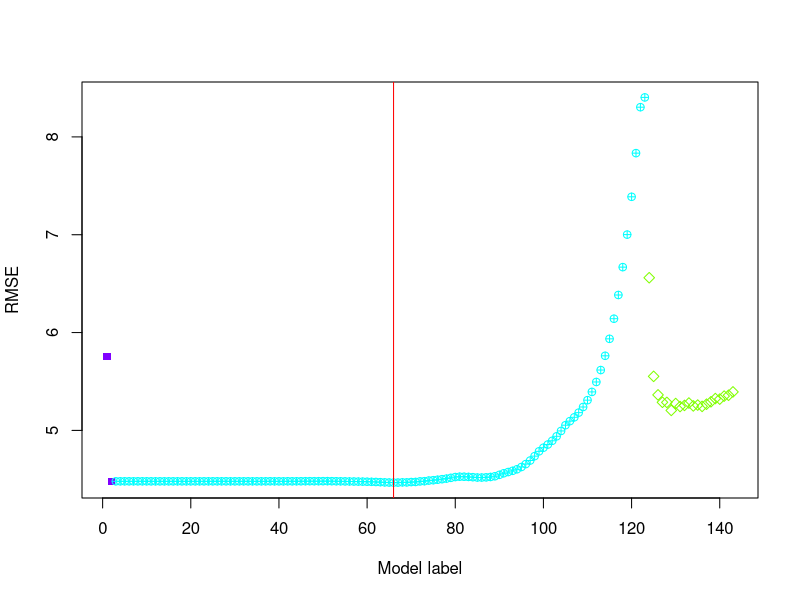

Write R code to recreate this figure.
# libraries used
library(FNN)
library(glmnet)

############# Data Prep #############
bodyfat = read.csv("bodyfat-1.csv")

dim(bodyfat)
n = dim(bodyfat)[1]
names(bodyfat)  # using BodyFatSiri as response, versus Density or BodyFatBrozek

############# Model specifications #############
# Linear
Model1 = (BodyFatSiri ~ Weight+BMI+Height) #dimensions
Model2 = (BodyFatSiri ~ . - Case - BodyFatBrozek - Density) # all
allLinModels = list(Model1,Model2)	
# LASSO
alllambda = exp(-100:20/10)
# kNN 
allkNN = 1:20
# model counts and types
mLin = length(allLinModels)
mkNN = length(allkNN)
mLASSO = length(alllambda)
mmodels = mLin+mkNN+mLASSO
modelMethod = c(rep("Linear",mLin),rep("LASSO",mLASSO),rep("kNN",mkNN))

############# Cross-validation via for loop #############
# produce loops for 10-fold cross-validation for model selection
nfolds = 10
groups = rep(1:nfolds,length=n)  #produces list of group labels
set.seed(81)
cvgroups = sample(groups,n)  #orders randomly

# set up storage for CV values
allmodelCV = rep(NA,mmodels) #place-holder for results

#fits for each model m, including predictors 1:m in order of forward step regression selection
# cross-validation of linear models
for (m in 1:mLin) {
  allpredictedCV = rep(NA,n)
  for (i in 1:nfolds) {
    groupi = (cvgroups == i)
    
    #prediction via cross-validation
    lmfitCV = lm(formula = allLinModels[[m]],data=bodyfat,subset=!groupi)
    allpredictedCV[groupi] = predict.lm(lmfitCV,bodyfat[groupi,])
    allmodelCV[m] = mean((allpredictedCV-bodyfat$BodyFatSiri)^2)
  }
}

# cross-validation of LASSO models
x = model.matrix(BodyFatSiri ~ . - Case - BodyFatBrozek - Density,data=bodyfat)[,-1]  # just select x variables
y = bodyfat$BodyFatSiri
cvLASSO = cv.glmnet(x, y, lambda=alllambda, alpha = 1, nfolds=nfolds, foldid=cvgroups)
allmodelCV[(mLin+1): (mLin+mLASSO)] = cvLASSO$cvm[order(cvLASSO$lambda)]

# cross-validation of kNN models (with standardization)
for (k in 1:mkNN) {
  allpredictedCV = rep(NA,n)
  for (i in 1:nfolds)  {
    groupi = (cvgroups == i)
    x.bodyfat = bodyfat[,5:18]  # just select x variables
    train.x = x.bodyfat[cvgroups != i,]
    train.x.std = scale(train.x)
    valid.x = x.bodyfat[cvgroups == i,]
    valid.x.std = scale(valid.x, 
                        center = attr(train.x.std, "scaled:center"), 
                        scale = attr(train.x.std, "scaled:scale"))
    predictedCV = knn.reg(train.x.std, valid.x.std, bodyfat$BodyFatSiri[!groupi], k = k)
    allpredictedCV[groupi] = predictedCV$pred
  }
  # must store in consecutive spots
  allmodelCV[mLin+mLASSO+k] = mean((allpredictedCV-bodyfat$BodyFatSiri)^2)
}

############# identify selected model to fit to full data #############
order.min = which.min(allmodelCV)
LinModel = ifelse(modelMethod[order.min] == "Linear", 
                 allLinModels[[order.min]],
                 "not best")

LASSOpar = ifelse(modelMethod[order.min] == "LASSO",
                  alllambda[order.min-mLin],      # CORRECTED location
                  "not best")

kNNpar = ifelse(modelMethod[order.min] == "kNN", 
                 allkNN[order.min-mLin-mLASSO],   # CORRECTED location
                 "not best")
LinModel
kNNpar
LASSOpar  # CORRECTED

# then find coefficients to fit this best model
LASSOfit = glmnet(x, y, lambda=alllambda, alpha = 1)
LASSOcoef = coef(LASSOfit,s=LASSOpar)

############# compare all models #############
# compute RMSE = sqrt(CV) and plot
results = data.frame(RMSE = sqrt(allmodelCV),modelMethod=modelMethod)
coloptions = rainbow(4)
colused = coloptions[as.numeric(factor(modelMethod))+1]
charused = 5*(as.numeric(factor(modelMethod)))
plot(1:mmodels,results$RMSE,col=colused,pch=charused,
     xlab = "Model label",ylab = "RMSE")
abline(v=order.min,col="red")
